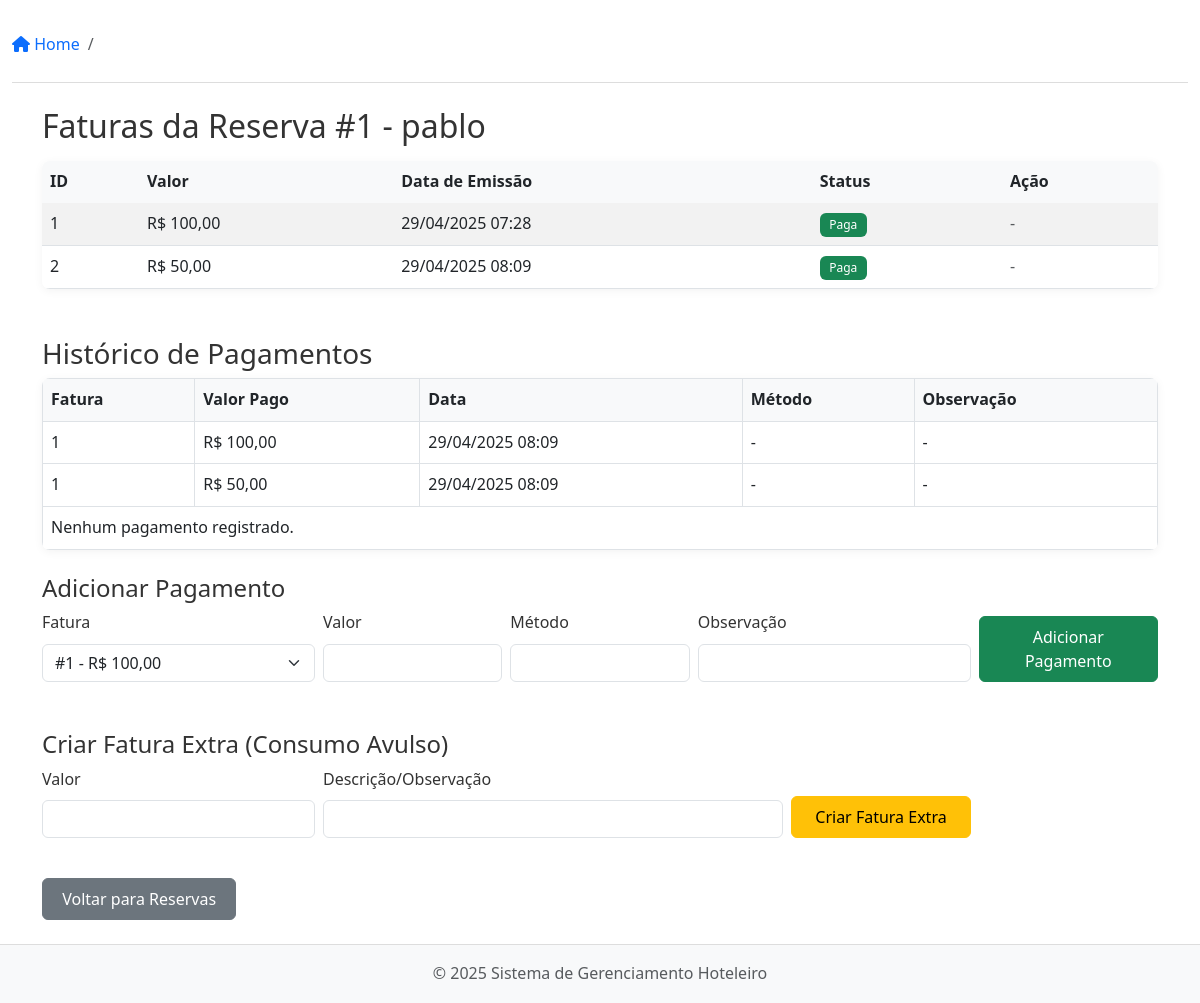
Screenshot of /finance/reservation/1/invoices/ (signed in) with the database file from the repository.
### apps/reservations/models.py (models this page shows, shortened)
class Reservation(models.Model):
    STATUS_CHOICES = [
        ('pending', 'Pending'),
        ('confirmed', 'Confirmed'),
        ('cancelled', 'Cancelled'),
        ('checked_in', 'Checked In'),   # Status adicionado
        ('checked_out', 'Checked Out'), # Status adicionado
    ]
    guest_name = models.CharField(max_length=255)
    guest_email = models.EmailField(blank=True, null=True)
    room = models.ForeignKey('rooms.Room', on_delete=models.CASCADE)
    check_in_date = models.DateField()
    check_out_date = models.DateField()
    status = models.CharField(max_length=12, choices=STATUS_CHOICES, default='pending')  # Aumentei max_length para acomodar 'checked_out'
    notes = models.TextField(blank=True, null=True)
    checked_in = models.BooleanField(default=False)
    checked_out = models.BooleanField(default=False)
    check_in_time = models.DateTimeField(null=True, blank=True)
    check_out_time = models.DateTimeField(null=True, blank=True)
    created_at = models.DateTimeField(auto_now_add=True)
    updated_at = models.DateTimeField(auto_now=True)

### apps/finance/models.py (models this page shows, shortened)
class Invoice(models.Model):
    reservation = models.ForeignKey('reservations.Reservation', on_delete=models.CASCADE, related_name='invoices')
    amount = models.DecimalField(max_digits=10, decimal_places=2)
    issued_at = models.DateTimeField(auto_now_add=True)
    paid = models.BooleanField(default=False)

class Payment(models.Model):
    invoice = models.ForeignKey(Invoice, on_delete=models.CASCADE, related_name='payments')
    amount = models.DecimalField(max_digits=10, decimal_places=2)
    paid_at = models.DateTimeField(auto_now_add=True)
    method = models.CharField(max_length=50, blank=True, null=True)
    notes = models.TextField(blank=True, null=True)

### apps/finance/views.py (the view, shortened to what this page needs)
# urls.py: path('reservation/<int:reservation_id>/invoices/', views.reservation_invoices_view, name='reservation_invoices'),
@login_required
def reservation_invoices_view(request, reservation_id):
    reservation = get_object_or_404(Reservation, id=reservation_id)
    invoices = reservation.invoices.all()
    return render(request, 'finance/invoice_list.html', {'reservation': reservation, 'invoices': invoices})

### templates/finance/invoice_list.html (shortened to what this page needs)
{% extends 'base.html' %}
{% block content %}
<div class="container mt-4">
    <h2>Faturas da Reserva #{{ reservation.id }} - {{ reservation.guest_name }}</h2>
    <table class="table table-striped mt-3">
        <thead>
            <tr>
                <th>ID</th>
                <th>Valor</th>
                <th>Data de Emissão</th>
                <th>Status</th>
                <th>Ação</th>
            </tr>
        </thead>
        <tbody>
            {% for invoice in invoices %}
            <tr>
                <td>{{ invoice.id }}</td>
                <td>R$ {{ invoice.amount|floatformat:2 }}</td>
                <td>{{ invoice.issued_at|date:'d/m/Y H:i' }}</td>
                <td>
                    {% if invoice.paid %}
                        <span class="badge bg-success">Paga</span>
                    {% else %}
                        <span class="badge bg-warning text-dark">Pendente</span>
                    {% endif %}
                </td>
                <td>
                    {% if not invoice.paid %}
                    <form method="post" style="display:inline;">
                        {% csrf_token %}
                        <input type="hidden" name="invoice_id" value="{{ invoice.id }}">
                        <button type="submit" class="btn btn-sm btn-primary">Marcar como paga</button>
                    </form>
                    {% else %}
                        <span class="text-muted">-</span>
                    {% endif %}
                </td>
            </tr>
            {% empty %}
            <tr><td colspan="5">Nenhuma fatura encontrada para esta reserva.</td></tr>
            {% endfor %}
        </tbody>
    </table>
    <h3 class="mt-5">Histórico de Pagamentos</h3>
    <table class="table table-bordered mt-2">
        <thead>
            <tr>
                <th>Fatura</th>
                <th>Valor Pago</th>
                <th>Data</th>
                <th>Método</th>
                <th>Observação</th>
            </tr>
        </thead>
        <tbody>
            {% for invoice in invoices %}
                {% for payment in invoice.payments.all %}
                <tr>
                    <td>{{ invoice.id }}</td>
                    <td>R$ {{ payment.amount|floatformat:2 }}</td>
                    <td>{{ payment.paid_at|date:'d/m/Y H:i' }}</td>
                    <td>{{ payment.method|default:'-' }}</td>
                    <td>{{ payment.notes|default:'-' }}</td>
                </tr>
                {% empty %}
                <tr><td colspan="5">Nenhum pagamento registrado.</td></tr>
                {% endfor %}
            {% endfor %}
        </tbody>
    </table>
    <h4 class="mt-4">Adicionar Pagamento</h4>
    <form method="post" class="row g-2">
        <div class="col-md-3">
            <label for="invoice_id" class="form-label">Fatura</label>
            <select name="invoice_id" id="invoice_id" class="form-select" required>
                {% for invoice in invoices %}
                    <option value="{{ invoice.id }}">#{{ invoice.id }} - R$ {{ invoice.amount|floatformat:2 }}</option>
                {% endfor %}
            </select>
        </div>
        <div class="col-md-2">
            <label for="amount" class="form-label">Valor</label>
            <input type="number" step="0.01" min="0.01" name="amount" id="amount" class="form-control" required>
        </div>
        <div class="col-md-2">
            <label for="method" class="form-label">Método</label>
            <input type="text" name="method" id="method" class="form-control">
        </div>
        <div class="col-md-3">
            <label for="notes" class="form-label">Observação</label>
            <input type="text" name="notes" id="notes" class="form-control">
        </div>
        <div class="col-md-2 d-flex align-items-end">
            <button type="submit" name="add_payment" value="1" class="btn btn-success w-100">Adicionar Pagamento</button>
        </div>
    </form>
    <h4 class="mt-5">Criar Fatura Extra (Consumo Avulso)</h4>
    <form method="post" class="row g-2 mb-4">
        <div class="col-md-3">
            <label for="extra_amount" class="form-label">Valor</label>
            <input type="number" step="0.01" min="0.01" name="extra_amount" id="extra_amount" class="form-control" required>
        </div>
        <div class="col-md-5">
            <label for="extra_notes" class="form-label">Descrição/Observação</label>
            <input type="text" name="extra_notes" id="extra_notes" class="form-control">
        </div>
        <div class="col-md-2 d-flex align-items-end">
            <button type="submit" class="btn btn-warning w-100">Criar Fatura Extra</button>
        </div>
    </form>
    <a href="/reservations/" class="btn btn-secondary mt-3">Voltar para Reservas</a>
</div>
{% endblock %}

### static/css/styles.css (style rules this page uses)
:root { --primary-color: #0d6efd; --secondary-color: #f8f9fa; --text-color: #333; --border-color: #ddd; --success-color: #198754; --danger-color: #dc3545; --warning-color: #ffc107; --info-color: #0dcaf0; }
body { font-family: 'Segoe UI', Tahoma, Geneva, Verdana, sans-serif; line-height: 1.6; margin: 0; padding: 0; color: var(--text-color); min-height: 100vh; display: flex; flex-direction: column; }
.btn { border-radius: 6px; font-weight: 500; padding: 0.5rem 1.2rem; transition: all 0.2s; }
.table { border-radius: 8px; overflow: hidden; box-shadow: 0 2px 10px rgba(0, 0, 0, 0.05); }
.table thead th { background-color: var(--secondary-color); border-bottom: none; font-weight: 600; }
.badge { font-weight: 500; padding: 0.5em 0.8em; border-radius: 6px; }

### rows the page displays
Reservation: id "1", guest_name "pablo"
Invoice: id "1", amount "100,00", issued_at "29/04/2025 07:28", paid "Paga"
Invoice: id "2", amount "50,00", issued_at "29/04/2025 08:09", paid "Paga"
Payment: amount "100,00", paid_at "29/04/2025 08:09", method "-", notes "-"
Payment: amount "50,00", paid_at "29/04/2025 08:09", method "-", notes "-"
